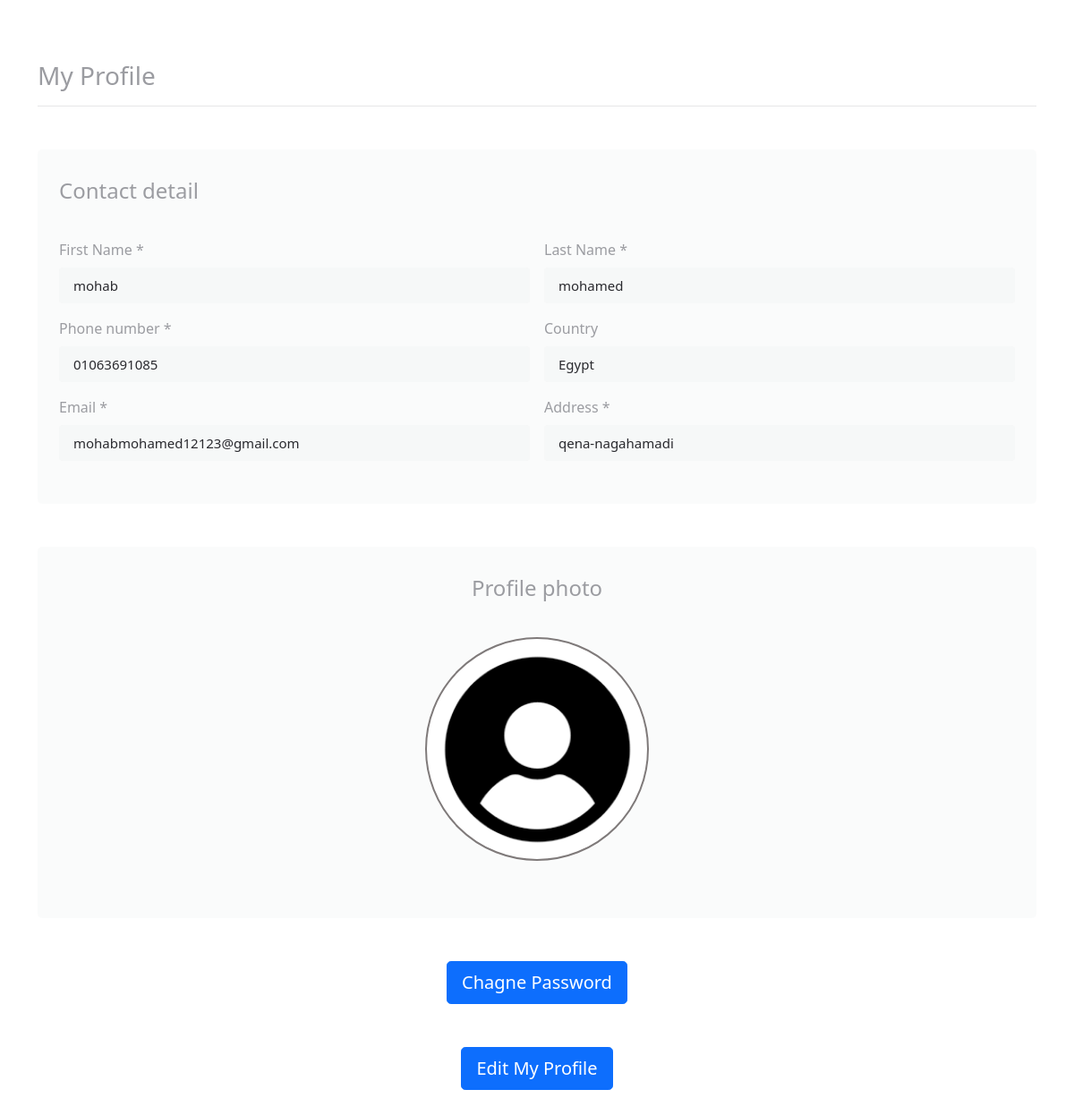
/accounts/profile/mohab (signed in), run on the app's committed database.
### accounts/models.py (models this page shows, shortened)
class Profile(models.Model):
    user=models.OneToOneField(User, verbose_name=_("user"), on_delete=models.CASCADE)
    friend=models.ManyToManyField('Friend',related_name='user_friends')
    friend_request=models.ManyToManyField('Friend',related_name='user_friend_requests')
    phone=models.CharField(max_length=20,verbose_name=_("phone"))
    slug=models.SlugField(blank=True, null=True)
    image=models.ImageField(upload_to='profile/',blank=True, null=True)
    country=CountryField(blank_label='select country')
    adress=models.CharField(max_length=100)
    Token=models.CharField(max_length=500,blank=True, null=True)
    join_date=models.DateTimeField(verbose_name=_("Created At"), default=datetime.now)
    is_volunteer = models.BooleanField(default=False)
    class Meta:
        verbose_name = _("Profile")
        verbose_name_plural = _("Profiles")
    def create_profile(sender, instance, *args, **kwargs):
        if kwargs['created']:
            is_volunteer = getattr(instance, "is_volunteer", False)
            user_profile=Profile.objects.create(user=instance, is_volunteer=is_volunteer)
    post_save.connect(create_profile , sender=User)

### accounts/views.py (the view)
# urls.py: path('profile/<slug:slug>',views.profile ,name='profile'),
@login_required(login_url='/accounts/login/')
def profile(request,slug):
    profile=get_object_or_404(Profile,slug=slug)
    if request.user.id == profile.user.id:
        context={'profile':profile,}
        return render(request,'profile.html',context)
    else:
        return HttpResponseForbidden("You don't have permission to view this profile.")

### accounts/templates/profile.html (shortened to what this page needs)
{% load static %}
<!DOCTYPE html>
<html lang="en">
<head>
    <link href="https://cdn.jsdelivr.net/npm/bootstrap@5.1.3/dist/css/bootstrap.min.css" rel="stylesheet">
</head>
<body>
    <link rel="stylesheet" href="https://cdnjs.cloudflare.com/ajax/libs/font-awesome/5.13.1/css/all.min.css"
 />
    <div class="container">
        <div class="row">
            <div class="col-12">
                <div class="my-5">
                    <h3>My Profile</h3>
                    <hr>
                </div>
                <form class="file-upload">
                    <div class="row mb-5 gx-5">
                        <div class="col-xxl-8 mb-5 mb-xxl-0">
                            <div class="bg-secondary-soft px-4 py-5 rounded">
                                <div class="row g-3">
                                    <h4 class="mb-4 mt-0">Contact detail</h4>
                                    <div class="col-md-6">
                                        <label class="form-label">First Name *</label>
                                        <label type="text" class="form-control" value="Scaralet">{{profile.user.first_name}}</label>
                                    </div>
                                    <div class="col-md-6">
                                        <label class="form-label">Last Name *</label>
                                        <label type="text" class="form-control" placeholder aria-label="Last name"
                                            value="Doe">{{profile.user.last_name}}</label>
                                    </div>
                                    <div class="col-md-6">
                                        <label class="form-label">Phone number *</label>
                                        <label type="text" class="form-control" placeholder aria-label="Phone number"
                                            value="(333) 000 555">{{profile.phone}} </label>
                                    </div>
                                    <div class="col-md-6">
                                        <label class="form-label">Country</label>
                                        <label type="text" class="form-control" placeholder aria-label="Phone number"
                                            value="+91 9852 8855 252">{{profile.country.name}}</label>
                                    </div>
                                    <div class="col-md-6">
                                        <label for="inputEmail4" class="form-label">Email *</label>
                                        <label type="email" class="form-control" id="inputEmail4"
                                            value="example@homerealty.com">{{profile.user.email}}</label>
                                    </div>
                                    <div class="col-md-6">
                                        <label for="inputEmail4" class="form-label">Address *</label>
                                        <label type="email" class="form-control" id="inputEmail4"
                                            value="example@homerealty.com">{{profile.adress}}</label>
                                    </div>
                                </div>
                            </div>
                        </div>
                        <div class="col-xxl-4">
                            <div class="bg-secondary-soft px-4 py-5 rounded">
                                <div class="row g-3">
                                    <h4 style="text-align: center;" class="mb-4 mt-0">Profile photo</h4>
                                    <div class="text-center">
                                        <div class="square position-relative display-2 mb-3" style="border: 2px solid #7f7a7a;display: flex;align-items: center;border-radius: 50%;">
                                            {% if profile.image  %}
                                                <img class="profile-img" style="width: 235px;height: 235px;border-radius: 50%;margin: 0 auto;" src="{{profile.image.url}}" alt="card-img-top">
                                            {% else %}
                                                <img class="profile-img-defult" style="width: 235px;height: 235px;border-radius: 50%;margin: 0 auto;" src="{% static 'user_no_image.png' %}" alt="card-img-top">
                                            {% endif %}
                                        </div>
                                    </div>
                                </div>
                            </div>
                        </div>
                    </div>
                    <div class="row mb-12 gx-12" style="justify-content: center;">
                        <div class="col-xxl-3 mb-5 mb-xxl-0 justify-content-md-end text-center">
                            <a href="{% url 'accounts:password_change' slug=user.profile.slug %}" type="button" class="btn btn-primary btn-lg">Chagne Password</a>
                        </div>
                        <div class="col-xxl-3 mb-5 mb-xxl-0 justify-content-md-end text-center">
                            <a href="{% url 'accounts:edit' slug=user.profile.slug%}" type="button" class="btn btn-primary btn-lg">Edit My Profile</a>
                        </div>
                    </div>
                </form>
            </div>
        </div>
    </div>
</body>
</html>

### accounts/templates/profile.html (style rules this page uses)
body { margin-top: 20px; color: #9b9ca1; }
.bg-secondary-soft { background-color: rgba(208, 212, 217, 0.1) !important; }
.rounded { border-radius: 5px !important; }
.py-5 { padding-top: 3rem !important; padding-bottom: 3rem !important; }
.px-4 { padding-right: 1.5rem !important; padding-left: 1.5rem !important; }
.file-upload .square { height: 250px; width: 250px; margin: auto; vertical-align: middle; border: 1px solid #e5dfe4; background-color: #fff; border-radius: 5px; }
.form-control { display: block; width: 100%; padding: 0.5rem 1rem; font-size: 0.9375rem; font-weight: 400; line-height: 1.6; color: #29292e; background-color: rgba(208, 212, 217, 0.1) !important; background-clip: padding-box; border: none; -webkit-appearance: none; -moz-appearance: none; appearance: none; }

### data on the page
Profile: user.first_name "mohab", user.last_name "mohamed", phone "01063691085", country.name "Egypt", user.email "mohabmohamed12123@gmail.com", adress "qena-nagahamadi"
